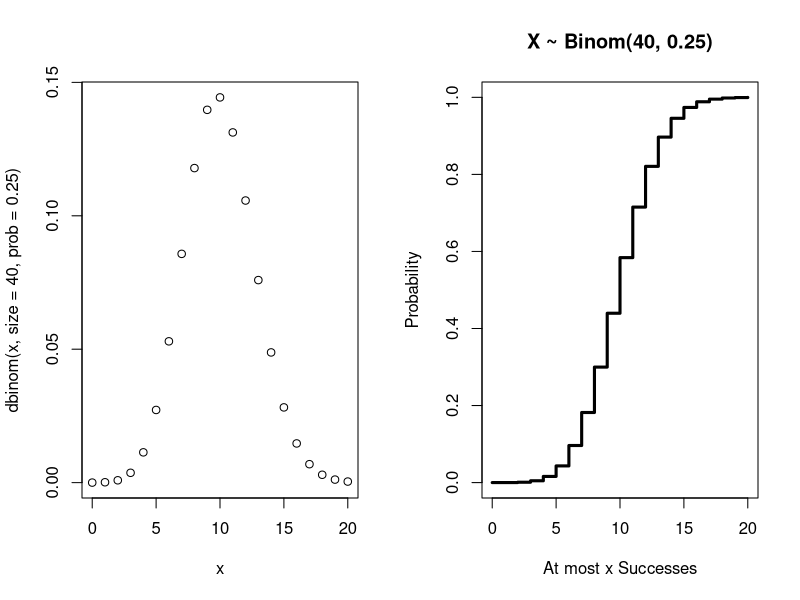
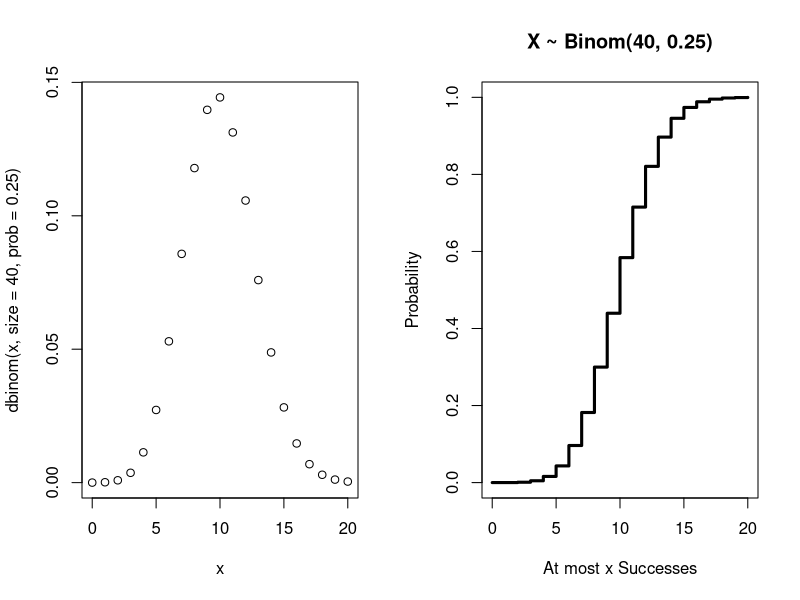
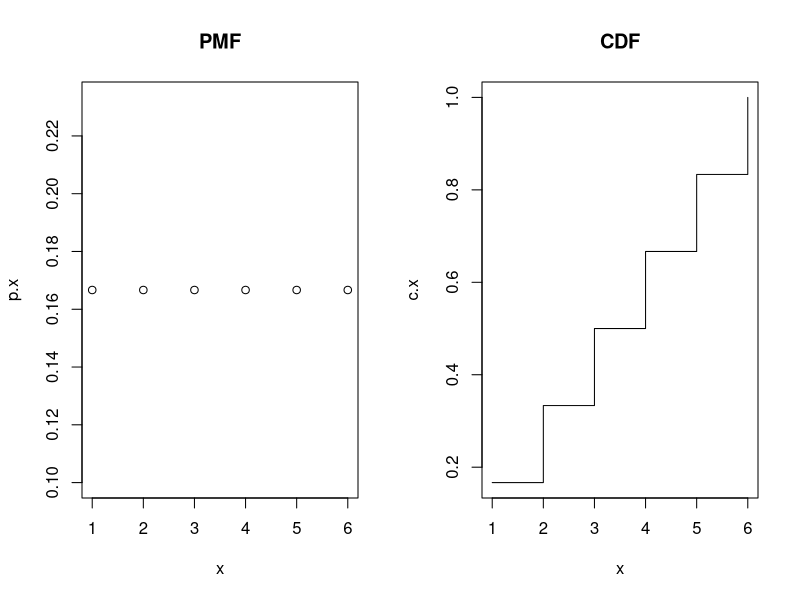
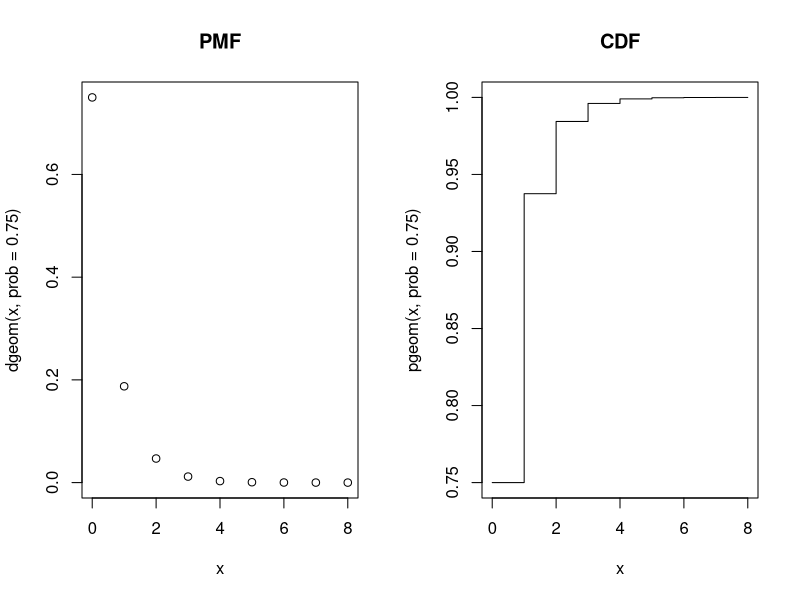
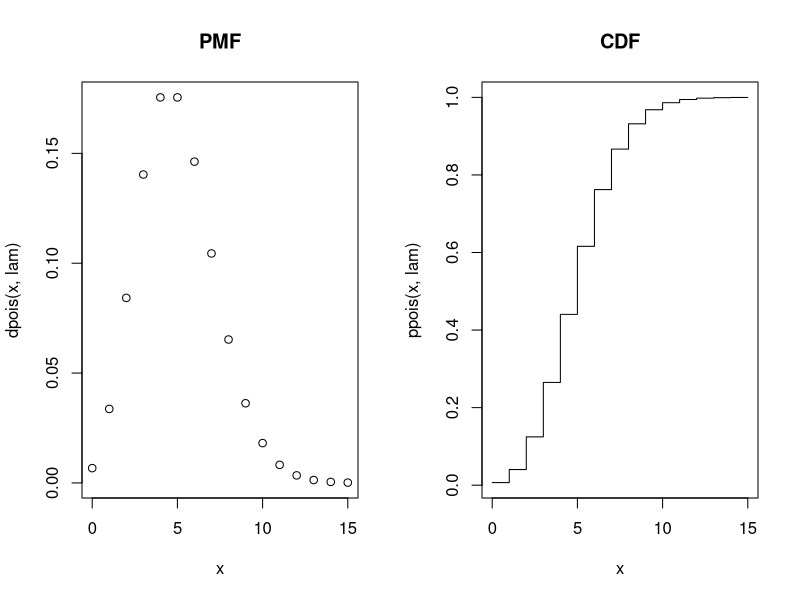

Source code (R) for these figures, in order:
## ---- chunk 1
# solution using factorial(x)

## ---- chunk 2
# solution using choose(n, k)

## ---- chunk 3
# Use R to help compute P(X=0)

## ---- chunk 4
# Use R to help compute P(X=1)

## ---- chunk 5
# Use R to help compute P(X=2)

## ---- chunk 6
# Use R to help compute probability X is at most 2

## ---- chunk 7
# Use R to help compute probability X is at least 2


## ---- chunk 8
#| eval: true
#| echo: false
#| output: true
par(mfrow=c(1,2))  # plot in a 1 by 2 array
x <- 0:20  # vector of values 1, 2, ..., 20

# plot pmf n=40 and p = 0.25
plot(x, dbinom(x, size=40, prob=0.25), 
     type='p')  # point plot

# plot cdf n=40 and p = 0.25
plot(x ,pbinom(x, size=40, prob=0.25),
     type='s',  # stairs plot
     main='X ~ Binom(40, 0.25)',
     ylab='Probability',
     xlab ='At most x Successes',
     lwd=3)

par(mfrow=c(1,1)) # return to single plot
## ---- chunk 9
# solution to 5a

## ---- chunk 10
# solution to 5b

## ---- chunk 11
# solution to 5c

## ---- chunk 12
# solution to question 7

## ---- chunk 13
# solution to question 8

## ---- chunk 14
# solution to question 9

## ---- chunk 15
# solution to question 10

## ---- chunk 16
# solution to question 11

## ---- chunk 17
#| eval: true
#| echo: false
#| output: true
par(mfrow=c(1,2))  # plot in a 1 by 2 array
x <- 0:20  # vector of values 1, 2, ..., 20

# plot pmf n=40 and p = 0.25
plot(x, dbinom(x, size=40, prob=0.25), 
     type='p')  # point plot

# plot cdf n=40 and p = 0.25
plot(x ,pbinom(x, size=40, prob=0.25),
     type='s',  # stairs plot
     main='X ~ Binom(40, 0.25)',
     ylab='Probability',
     xlab ='At most x Successes',
     lwd=3)
## ---- chunk 18
#| eval: true
#| echo: false
#| output: true
par(mfrow=c(1,2))  # plot in a 1 by 2 array
x.min <- 1
x.max <- 6
x <- x.min:x.max  # vector of integers  x.min,  ..., x.max
p.x <- rep(1/(x.max - x.min+1), length(x) ) 
c.x <- p.x * (x)

plot(x, p.x, 
     type='p',  # point plot
     main='PMF')  

plot(x, c.x, 
     type='s',  # stairs plot
     main='CDF') 
## ---- chunk 19
#| eval: true
#| echo: false
#| output: true
par(mfrow=c(1,2))  # plot in a 1 by 2 array
x <- 0:8 

plot(x, dgeom(x, prob=0.75), 
     type='p',  # point plot
     main='PMF')  

plot(x, pgeom(x, prob=0.75),
     type='s',  # stairs plot
     main='CDF') 
## ---- chunk 20
#| eval: true
#| echo: false
#| output: true
par(mfrow=c(1,2))  # plot in a 1 by 2 array
x <- 0:15  # creates vector of possible occurrences
lam <- 5  # on average 5 occurrence per time period

plot(x, dpois(x, lam), 
     type='p',  # point plot
     main='PMF')  

plot(x, ppois(x, lam),
     type='s',  # stairs plot
     main='CDF') 
